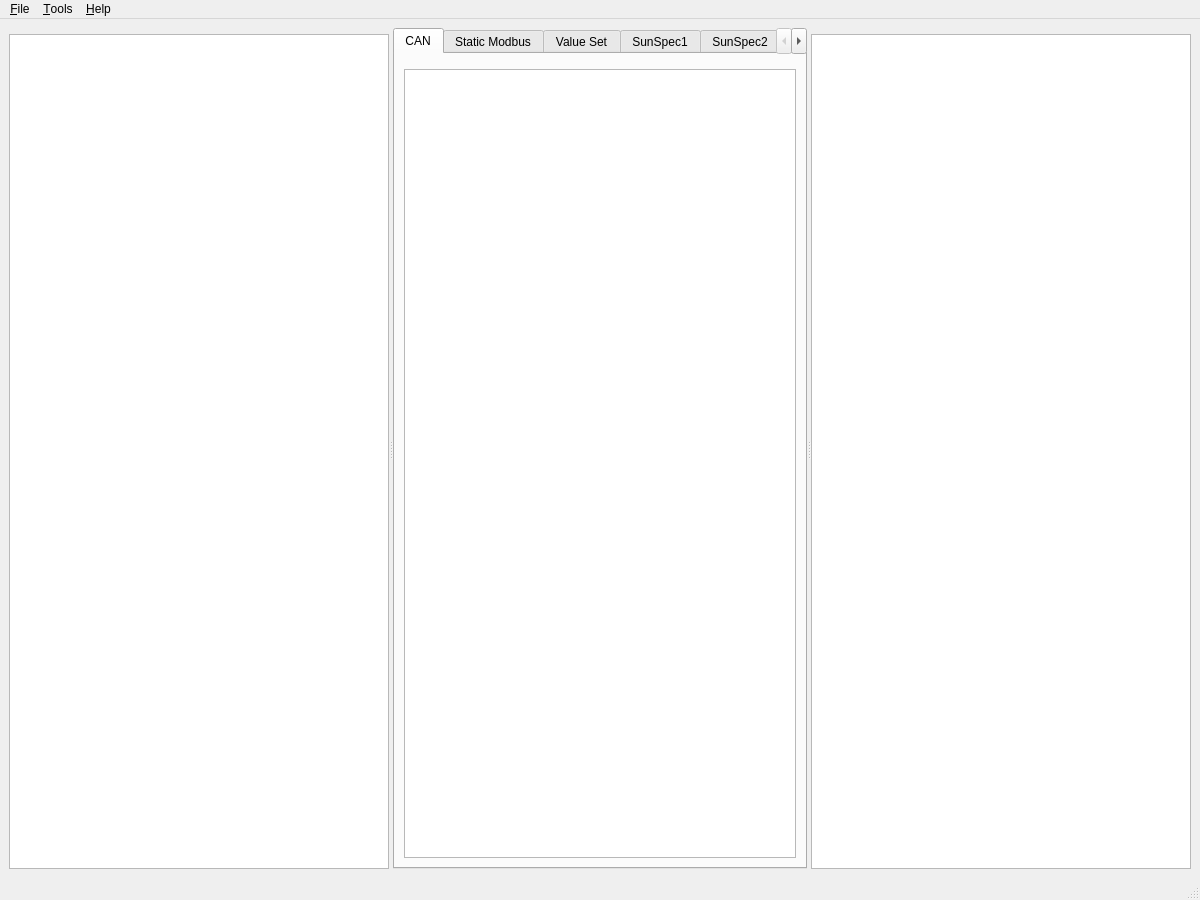
<?xml version="1.0" encoding="UTF-8"?>
<ui version="4.0">
 <class>MainWindow</class>
 <widget class="QMainWindow" name="MainWindow">
  <property name="geometry">
   <rect>
    <x>0</x>
    <y>0</y>
    <width>1200</width>
    <height>900</height>
   </rect>
  </property>
  <property name="windowTitle">
   <string>MainWindow</string>
  </property>
  <widget class="QWidget" name="centralwidget">
   <layout class="QGridLayout" name="gridLayout_5">
    <item row="0" column="0">
     <widget class="QSplitter" name="splitter">
      <property name="orientation">
       <enum>Qt::Horizontal</enum>
      </property>
      <widget class="QWidget" name="gridLayoutWidget">
       <layout class="QGridLayout" name="gridLayout">
        <item row="2" column="0">
         <widget class="QTreeView" name="parameter_view">
          <property name="alternatingRowColors">
           <bool>true</bool>
          </property>
         </widget>
        </item>
        <item row="0" column="0">
         <widget class="SearchBox" name="parameter_search_box"/>
        </item>
       </layout>
      </widget>
      <widget class="QTabWidget" name="tabWidget">
       <property name="currentIndex">
        <number>0</number>
       </property>
       <widget class="QWidget" name="tab_2">
        <attribute name="title">
         <string>CAN</string>
        </attribute>
        <layout class="QHBoxLayout" name="horizontalLayout_2">
         <item>
          <layout class="QGridLayout" name="gridLayout_2">
           <item row="1" column="0">
            <widget class="QTreeView" name="can_view">
             <property name="alternatingRowColors">
              <bool>true</bool>
             </property>
            </widget>
           </item>
           <item row="0" column="0">
            <widget class="SearchBox" name="can_search_box"/>
           </item>
          </layout>
         </item>
        </layout>
       </widget>
       <widget class="QWidget" name="tab_5">
        <attribute name="title">
         <string>Static Modbus</string>
        </attribute>
        <layout class="QHBoxLayout" name="horizontalLayout_5">
         <item>
          <layout class="QGridLayout" name="gridLayout_5">
           <item row="1" column="0">
            <widget class="QTreeView" name="static_modbus_view"/>
           </item>
           <item row="0" column="0">
            <widget class="SearchBox" name="static_modbus_search_box"/>
           </item>
          </layout>
         </item>
        </layout>
       </widget>
       <widget class="QWidget" name="tab_4">
        <attribute name="title">
         <string>Value Set</string>
        </attribute>
        <layout class="QHBoxLayout" name="horizontalLayout">
         <item>
          <layout class="QGridLayout" name="gridLayout_4">
           <item row="1" column="0">
            <widget class="QTreeView" name="value_set_view"/>
           </item>
           <item row="0" column="0">
            <widget class="SearchBox" name="value_set_search_box"/>
           </item>
          </layout>
         </item>
        </layout>
       </widget>
       <widget class="QWidget" name="tab_6">
        <attribute name="title">
         <string>SunSpec1</string>
        </attribute>
        <layout class="QHBoxLayout" name="horizontalLayout_6">
         <item>
          <layout class="QGridLayout" name="gridLayout_6">
           <item row="1" column="0">
            <widget class="QTreeView" name="sunspec1_view"/>
           </item>
           <item row="0" column="0">
            <widget class="SearchBox" name="sunspec1_search_box"/>
           </item>
          </layout>
         </item>
        </layout>
       </widget>
       <widget class="QWidget" name="tab_7">
        <attribute name="title">
         <string>SunSpec2</string>
        </attribute>
        <layout class="QHBoxLayout" name="horizontalLayout_7">
         <item>
          <layout class="QGridLayout" name="gridLayout_7">
           <item row="1" column="0">
            <widget class="QTreeView" name="sunspec2_view"/>
           </item>
           <item row="0" column="0">
            <widget class="SearchBox" name="sunspec2_search_box"/>
           </item>
          </layout>
         </item>
        </layout>
       </widget>
       <widget class="QWidget" name="tab_8">
        <attribute name="title">
         <string>Anomalies</string>
        </attribute>
        <layout class="QHBoxLayout" name="horizontalLayout_3">
         <item>
          <layout class="QGridLayout" name="gridLayout_3">
           <item row="1" column="0">
            <widget class="QTreeView" name="anomalies_view"/>
           </item>
           <item row="0" column="0">
            <widget class="SearchBox" name="anomalies_search_box_2"/>
           </item>
          </layout>
         </item>
        </layout>
       </widget>
      </widget>
      <widget class="QWidget" name="gridLayoutWidget22">
       <layout class="QGridLayout" name="gridLayout22">
        <item row="2" column="0">
         <widget class="QTreeView" name="check_result_view">
          <property name="alternatingRowColors">
           <bool>true</bool>
          </property>
         </widget>
        </item>
        <item row="0" column="0">
         <widget class="SearchBox" name="check_result_search_box"/>
        </item>
       </layout>
      </widget>
     </widget>
    </item>
   </layout>
  </widget>
  <widget class="QMenuBar" name="menubar">
   <property name="geometry">
    <rect>
     <x>0</x>
     <y>0</y>
     <width>1200</width>
     <height>20</height>
    </rect>
   </property>
   <widget class="QMenu" name="menu_File">
    <property name="title">
     <string>&amp;File</string>
    </property>
    <widget class="QMenu" name="action_new_value_set_2">
     <property name="title">
      <string>&amp;Value Set</string>
     </property>
     <addaction name="action_new_value_set"/>
     <addaction name="action_open_value_set"/>
     <addaction name="action_save_value_set"/>
     <addaction name="action_save_as_value_set"/>
    </widget>
    <widget class="QMenu" name="menu_Project">
     <property name="title">
      <string>&amp;Project</string>
     </property>
     <addaction name="action_new_project"/>
     <addaction name="action_open_project"/>
     <addaction name="action_save_project"/>
     <addaction name="action_save_as_project"/>
    </widget>
    <addaction name="menu_Project"/>
    <addaction name="action_new_value_set_2"/>
    <addaction name="separator"/>
    <addaction name="action_import_smdx"/>
    <addaction name="action_full_export"/>
   </widget>
   <widget class="QMenu" name="menuHelp">
    <property name="title">
     <string>&amp;Help</string>
    </property>
    <addaction name="action_about"/>
   </widget>
   <widget class="QMenu" name="menuTools">
    <property name="title">
     <string>&amp;Tools</string>
    </property>
    <addaction name="action_check"/>
   </widget>
   <addaction name="menu_File"/>
   <addaction name="menuTools"/>
   <addaction name="menuHelp"/>
  </widget>
  <widget class="QStatusBar" name="statusbar"/>
  <action name="action_open_project">
   <property name="text">
    <string>&amp;Open...</string>
   </property>
  </action>
  <action name="action_save_as_project">
   <property name="text">
    <string>Save &amp;As...</string>
   </property>
  </action>
  <action name="action_save_project">
   <property name="text">
    <string>&amp;Save</string>
   </property>
   <property name="shortcut">
    <string>Ctrl+S</string>
   </property>
  </action>
  <action name="action_new_project">
   <property name="text">
    <string>&amp;New</string>
   </property>
  </action>
  <action name="action_about">
   <property name="text">
    <string>&amp;About...</string>
   </property>
  </action>
  <action name="action_import_sym">
   <property name="text">
    <string>&amp;Import .sym...</string>
   </property>
  </action>
  <action name="action_export_sym">
   <property name="text">
    <string>&amp;Export .sym...</string>
   </property>
  </action>
  <action name="action_Project">
   <property name="text">
    <string>&amp;Project</string>
   </property>
  </action>
  <action name="action_new_value_set">
   <property name="text">
    <string>&amp;New</string>
   </property>
  </action>
  <action name="action_Value_Set">
   <property name="text">
    <string>&amp;Value Set...</string>
   </property>
  </action>
  <action name="action_save_value_set">
   <property name="text">
    <string>&amp;Save</string>
   </property>
  </action>
  <action name="action_save_as_value_set">
   <property name="text">
    <string>Save &amp;As...</string>
   </property>
  </action>
  <action name="action_open_value_set">
   <property name="text">
    <string>&amp;Open...</string>
   </property>
  </action>
  <action name="action_import_smdx">
   <property name="text">
    <string>Import &amp;SMDX...</string>
   </property>
  </action>
  <action name="action_full_import">
   <property name="text">
    <string>Full import...</string>
   </property>
  </action>
  <action name="action_full_export">
   <property name="text">
    <string>&amp;Full Export...</string>
   </property>
  </action>
  <action name="action_full_export_first_time">
   <property name="text">
    <string>Full Export (First Time)...</string>
   </property>
  </action>
  <action name="action_check">
   <property name="text">
    <string>&amp;Check</string>
   </property>
  </action>
 </widget>
 <customwidgets>
  <customwidget>
   <class>SearchBox</class>
   <extends>QWidget</extends>
   <header>epyqlib.searchbox</header>
  </customwidget>
 </customwidgets>
 <resources/>
 <connections/>
</ui>
